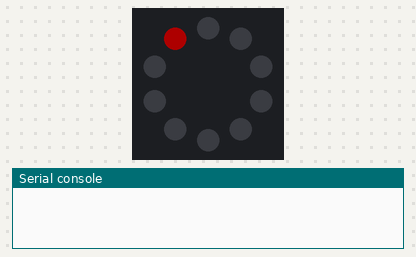
A program run on a simulated Circuit Playground running CircuitPython. Parts: the board's ring of 10 RGB LEDs (number 0 left of the top, counting anticlockwise), the last lines printed to the serial console. Dim RGB values are drawn brighter than linear.

Above: at 0.1 s.
At 1.1 s:
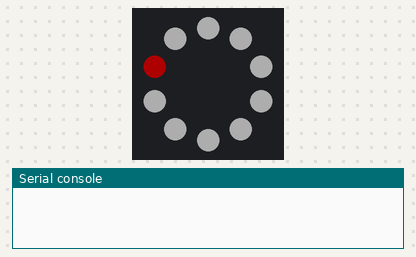
At 2.1 s:
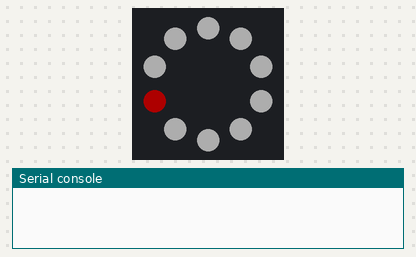
At 5.1 s:
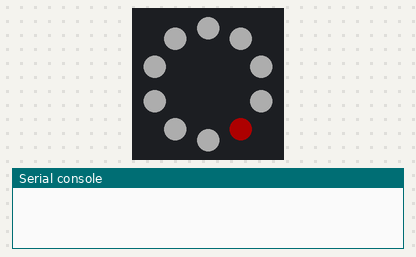
At 8.1 s:
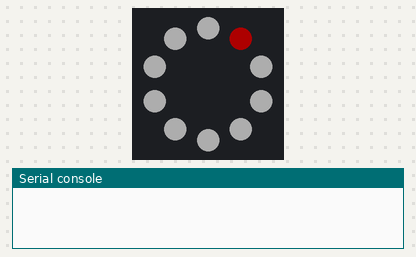
At 10.6 s:
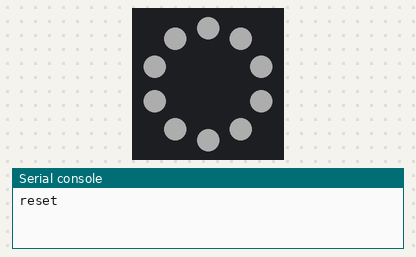

Measured:
- by itself, everything shown: repeats every 10.0 s, in 20 steps
- what the display in image 1 shows lasts 0.5 s, from 1.0 s to 1.5 s

The program:

Neopixel_lab_2_ani.py
```python
import time
import board
import neopixel

# Calls the circuit Python neopixel library, specifies the default board
# pins for the Neopixels, and the number of neopixels to access.  Returns a
# list 'pixels' of indexable neopixles
x = 10
i = 0
pixels = neopixel.NeoPixel(board.NEOPIXEL, 10, brightness = 0.2)

while True:  # indexes the first element of the 'pixels' list and points to the
    # first (and only) Neopixel in the 'pixels' list

    pixels[i]=(255, 0, 0)
    time.sleep(0.5)
    pixels.fill((255, 255, 255))
    time.sleep(0.5)
    if i >= 9 :
        i = -1
        print ("reset")
    i += 1
```
